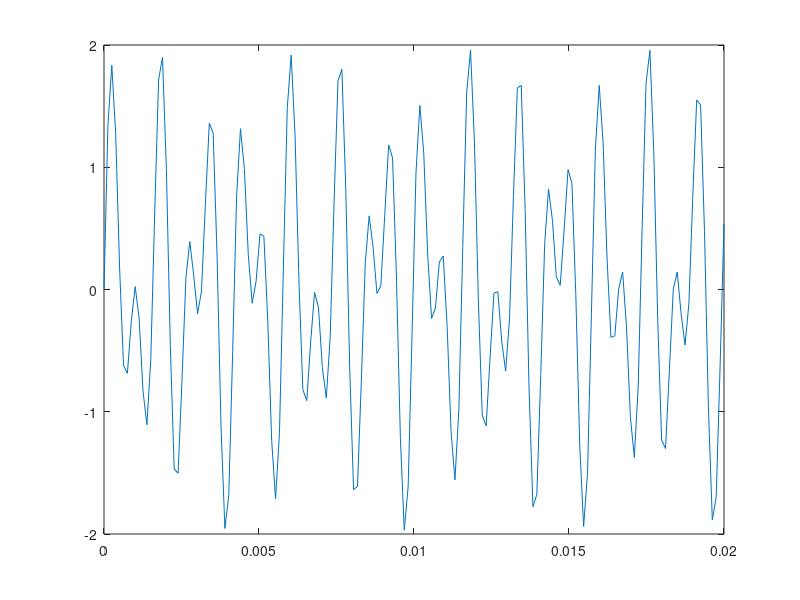

Write the MATLAB code that produced this figure.
%{
EE-2347 Project 4 TestDecoder
Contributers: Brian McRee
11/30/2013

Published open-source on Git: LegallyKF5RCL/MatlabProjectFINAL
%}

clc;
clear all;
close all;

%initialize
Wav = 2;
Samples = 8000;
Amp = 1;
Fqs = [697, 1209];
Time = .020;
SampTime = Time * Samples;


%make matricies
Sinusoids = zeros(Wav, SampTime);
FinalWave = zeros(1, SampTime);
X = linspace(0, Time, SampTime);

for n = 1:Wav
    for i = 1:SampTime
        Sinusoids(n,i) = sin(2 * pi * Fqs(n) * X(i));
    end
end

for j = 1:Wav
    FinalWave = FinalWave + Sinusoids(j, 1:SampTime);
end

plot(X, FinalWave);
